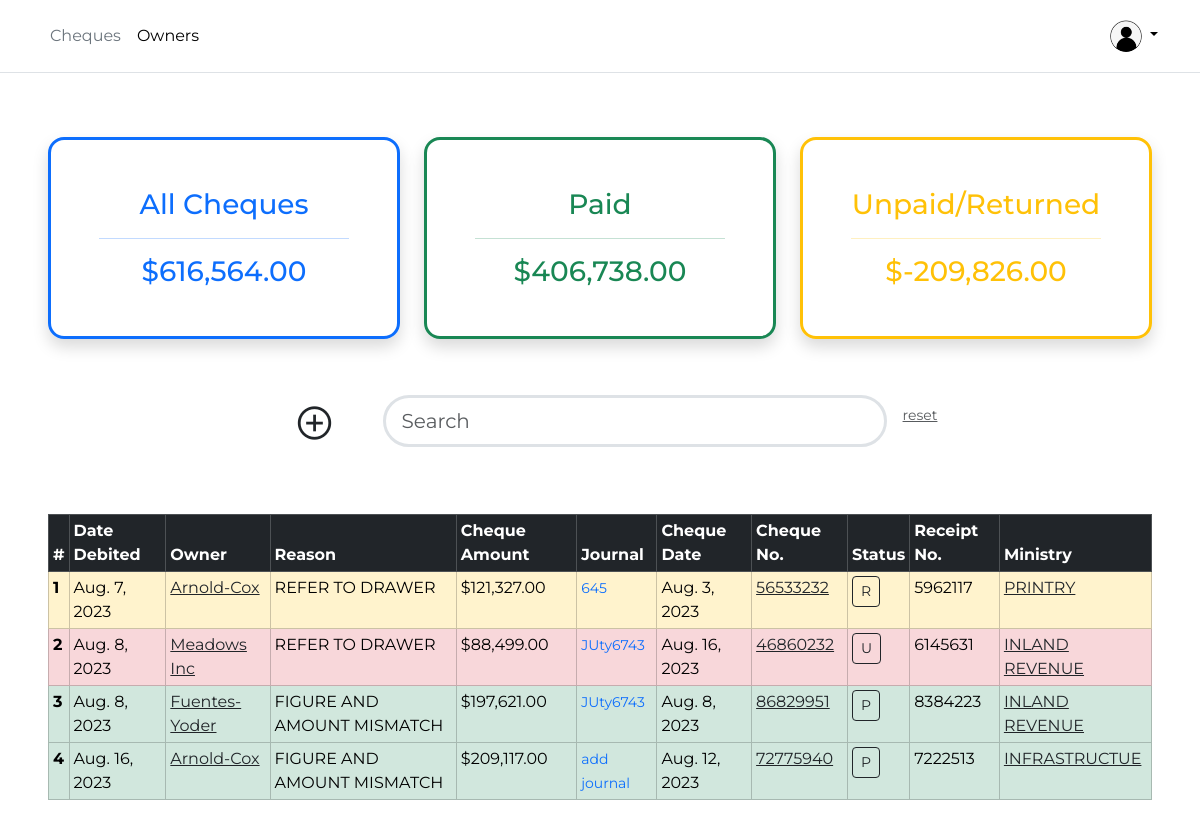
The app's page / (signed in) with its own data.
### users/models.py (models this page shows, shortened)
class User(AbstractUser):
    is_viewer = models.BooleanField(default=False)
    is_creator = models.BooleanField(default=True)
    is_supervisor = models.BooleanField(default=False)

class Profile(models.Model):
    GENDER_LIST = [
        ("F", "Female"),
        ("M", "Male"),
    ]
    user = models.OneToOneField(User, on_delete=models.CASCADE, related_name="profile")
    uid = models.UUIDField(default=uuid.uuid4, editable=False, unique=True)
    image = models.ImageField(
        blank=True,
        null=True,
        upload_to="profile_photos",
        default="default-avatarpng.png",
    )
    first_name = models.CharField(max_length=255)
    last_name = models.CharField(max_length=255, blank=True)
    gender = models.CharField(max_length=1, choices=GENDER_LIST)
    phone = models.CharField(max_length=25, null=True, default="+1")
    phone1 = models.CharField(max_length=25, blank=True)
    bio = models.TextField(blank=True)

### cheques/models.py (models this page shows, shortened)
class Cheque(models.Model):
    CHEQUE_STATUS = (
        ("P", "Paid"),
        ("U", "Unpaid"),
        ("R", "Returned"),
    )
    date_debited = models.DateField()
    owner = models.ForeignKey(Owner, on_delete=models.CASCADE, related_name="cheques")
    returned = models.ForeignKey(Returned, on_delete=models.CASCADE)
    chq_amount = models.DecimalField("cheque amount", max_digits=10, decimal_places=2)
    journal = models.CharField(max_length=255, blank=True)
    cheque_date = models.DateField()
    cheque_no = models.CharField("cheque number", max_length=255)
    cheque_status = models.CharField(
        max_length=1, choices=CHEQUE_STATUS, default=CHEQUE_STATUS[1][0], blank=True
    )
    ministry = models.ForeignKey(Ministry, on_delete=models.CASCADE)
    receipt_no = models.CharField("receipt number", max_length=255, blank=True)
    created_at = models.DateTimeField(auto_now_add=True)
    updated_at = models.DateTimeField(auto_now=True)
    created_by = models.ForeignKey(
        User,
        on_delete=models.PROTECT,
        related_name="cheques_created",
        null=True,
        blank=True,
    )
    updated_by = models.ForeignKey(
        User,
        on_delete=models.PROTECT,
        related_name="cheques_updated",
        blank=True,
        null=True,
    )
    class Meta:
        ordering = ("date_debited",)
    def get_absolute_url(self):
        return reverse("cheque-detail", kwargs={"pk": self.pk})

class Owner(models.Model):
    name = models.CharField(max_length=255)
    email = models.EmailField(blank=True)
    phone = models.CharField(max_length=255, blank=True)
    address = models.CharField(max_length=255, blank=True)
    address1 = models.CharField(max_length=255, blank=True)
    created_at = models.DateTimeField(auto_now_add=True)
    updated_at = models.DateTimeField(auto_now=True)
    class Meta:
        ordering = ["name"]
    def __str__(self):
        return self.name.title()

class Returned(models.Model):
    name = models.CharField(max_length=255)
    class Meta:
        verbose_name_plural = "returns"
    def __str__(self):
        return f"{self.name.upper()}"

class Ministry(models.Model):
    name = models.CharField(max_length=255)
    email = models.EmailField(blank=True)
    phone = models.CharField(max_length=255, blank=True)
    created_at = models.DateTimeField(auto_now_add=True)
    updated_at = models.DateTimeField(auto_now=True)
    class Meta:
        ordering = ["-created_at"]
        verbose_name_plural = "Ministries"
    def __str__(self):
        return self.name.upper()

### cheques/views.py (the view)
# urls.py: path("", ChequeListView.as_view(), name="cheque-list"),
class ChequeListView(LoginRequiredMixin, ListView):
    model = Cheque
    def get_context_data(self, **kwargs):
        context = super().get_context_data(**kwargs)
        all_cheques = Cheque.objects.all()
        paid_cheques = Cheque.objects.filter(cheque_status="P")
        total_amount = sum(cheque.chq_amount for cheque in all_cheques)
        paid_cheque_total_amount = sum(cheque.chq_amount for cheque in paid_cheques)
        context["total_amount"] = total_amount
        context["paid_cheque_total_amount"] = paid_cheque_total_amount
        context["form"] = ChequeAddJournalUpdateViewForm(initial={})
        return context
    def get_queryset(self):
        query = self.request.GET.get("cheques")
        if query:
            return Cheque.objects.filter(
                Q(owner__name__icontains=query)
                | Q(returned__name__icontains=query)
                | Q(cheque_no__icontains=query)
                | Q(ministry__name__icontains=query)
                | Q(receipt_no__icontains=query)
                | Q(receipt_no__icontains=query)
                | Q(chq_amount__icontains=query)
            ).distinct()
        else:
            return Cheque.objects.all()

### cheques/forms.py
class ChequeAddJournalUpdateViewForm(forms.ModelForm):
    class Meta:
        model = Cheque
        fields = ["journal"]

### cheques/templatetags/subtract.py (called while the page is built)
@register.filter
def subtract(value, arg):
    return value - arg

### templates/cheques/cheque_list.html (shortened to what this page needs)
{% extends 'base.html' %}
{% load humanize %}
{% load crispy_forms_tags %}
{% load subtract %}
{% block content %}
<div class="p-5">
    <div class="row">
        <div class="col">
            <div
                class="h3 border border-3 border-primary rounded-4 p-5 text-primary text-center shadow">
                <span title="total">All Cheques</span>
                <hr>
                <span>${{total_amount|intcomma}}</span>
            </div>
        </div>
        <div class="col">
            <div
                class="h3 border border-3 border-success rounded-4 p-5 text-success text-center shadow">
                <span title="paid">
                    Paid
                </span>
                <hr>
                <span>${{paid_cheque_total_amount|intcomma}}</span>
            </div>
        </div>
        <div class="col">
            <div
                class="h3 border border-3 border-warning rounded-4 p-5 text-warning text-center shadow">
                <span title="unpaid">Unpaid/Returned</span>
                <hr>
                <span>
                    ${{paid_cheque_total_amount|subtract:total_amount|intcomma}}</span>
            </div>
        </div>
    </div>
    <div class="d-flex justify-content-center p-5">
        <div class="mx-5 pt-2">
            <a title="add cheque"
                class="text-decoration-none text-dark"
                href="{% url 'cheque-create' %}">
                <span class="material-symbols-outlined fs-1">
                </span>
            </a>
        </div>
        <div class="col-lg-6">
            <form action=""
                method="get">
                <input type="search"
                    class="form-control form-control-lg border border-3 rounded-pill"
                    autofocus="autofocus"
                    placeholder="Search"
                    name="cheques"
                    id="cheque_id_id">
            </form>
        </div>
        <div class="mx-3 pt-2">
            <a class="small text-muted"
                href="/">reset</a>
        </div>
    </div>
    <div class="table-responsive">
        <table class="mt-3 table table-sm table-hover table-bordered">
            <thead>
                <tr class="table-dark">
                    <th scope="col">#</th>
                    <th scope="col">Date Debited</th>
                    <th scope="col">Owner</th>
                    <th scope="col">Reason</th>
                    <th scope="col">Cheque Amount</th>
                    <th scope="col">Journal</th>
                    <th scope="col">Cheque Date</th>
                    <th scope="col">Cheque No.</th>
                    <th scope="col">Status</th>
                    <th scope="col">Receipt No.</th>
                    <th scope="col">Ministry</th>
                </tr>
            </thead>
            <tbody>
                {% for ob in object_list %}
                <tr {% if ob.cheque_status == 'P' %}
                    class="table-success"
                    {% elif ob.cheque_status == 'U' %}
                    class="table-danger"
                    {% else %}
                    class="table-warning"
                    {% endif %}>
                    <th scope="row">{{forloop.counter}}</th>
                    <td>{{ob.date_debited}}</td>
                    <td><a class="text-dark"
                            href="{% url 'owner-detail' ob.owner.pk %}">{{ob.owner}}</a>
                    </td>
                    <td>{{ob.returned|upper}}</td>
                    <td>${{ob.chq_amount|intcomma}}</td>
                    <td><a class="text-decoration-none small"
                            data-bs-toggle="modal"
                            data-bs-target="#exampleModal{{ob.pk}}"
                            href="{% url 'cheque-update-journal' ob.pk %}">
                            {{ob.journal|default:"add journal"}}</a></td>
                    <td>{{ob.cheque_date}}</td>
                    <td><a class="text-dark"
                            href="{{ ob.get_absolute_url }}">{{ob.cheque_no}}</a>
                    </td>
                    {% if ob.cheque_status == 'P' %}
                    <td><a title="paid"
                            class="btn btn-sm btn-outline-dark"
                            href="{% url 'cheque-returned' ob.pk %}">{{ob.cheque_status}}</a>
                    </td>
                    {% elif ob.cheque_status == 'R' %}
                    <td><a title="returned"
                            class="btn btn-sm btn-outline-dark"
                            href="{% url 'cheque-paid' ob.pk %}">{{ob.cheque_status}}</a>
                    </td>
                    {% elif ob.cheque_status == 'U' %}
                    <td><a title="unpaid"
                            class="btn btn-sm btn-outline-dark"
                            href="{% url 'cheque-returned' ob.pk %}">{{ob.cheque_status}}</a>
                    </td>
                    {% endif %}
                    <td>{{ob.receipt_no}}</td>
                    <td><a class="text-dark"
                            href="">{{ob.ministry|upper}}</a></td>
                </tr>
                {% endfor %}
            </tbody>
        </table>
    </div>
</div>
{% endblock content %}

### templates/base.html (shortened to what this page needs)
<!doctype html>
<html lang="en">
<head>
    <link
        href="https://cdn.jsdelivr.net/npm/bootstrap@5.3.1/dist/css/bootstrap.min.css"
        rel="stylesheet"
>
    <link
        href="https://cdn.jsdelivr.net/npm/select2@4.1.0-rc.0/dist/css/select2.min.css"
        rel="stylesheet" />
</head>
<body>
    {% include 'nav-bar.html' %}
    {% block content %}
    {% endblock content %}
</body>
</html>

### templates/nav-bar.html (shortened to what this page needs)
<header class="p-3 mb-3 border-bottom">
  <div class="container">
    <div
      class="d-flex flex-wrap align-items-center justify-content-center justify-content-lg-start">
      <ul
        class="nav col-12 col-lg-auto me-lg-auto mb-2 justify-content-center mb-md-0">
        <li><a href="{% url 'cheque-list' %}"
            class="nav-link px-2 link-secondary">Cheques</a></li>
        <li><a href="{% url 'owner-list' %}"
            class="nav-link px-2 link-body-emphasis">Owners</a></li>
      </ul>
      <div class="dropdown text-end">
        <a href="#"
          class="d-block link-body-emphasis text-decoration-none dropdown-toggle"
          data-bs-toggle="dropdown"
          aria-expanded="false">
          <img src="{{ request.user.profile.image.url }}"
            alt="mdo"
            width="32"
            height="32"
            class="rounded-circle">
        </a>
      </div>
    </div>
  </div>
</header>

### templates/base.html (style rules this page uses)
html, body { font-family: 'Montserrat', sans-serif; }

### records on screen
User: user.profile.image (placeholder picture)
Cheque: date_debited "Aug. 7, 2023", owner "Arnold-Cox", returned "REFER TO DRAWER", chq_amount "121,327.00", journal "645", cheque_date "Aug. 3, 2023", cheque_no "56533232", cheque_status "R", receipt_no "5962117", ministry "PRINTRY"
Cheque: date_debited "Aug. 8, 2023", owner "Meadows Inc", returned "REFER TO DRAWER", chq_amount "88,499.00", journal "JUty6743", cheque_date "Aug. 16, 2023", cheque_no "46860232", cheque_status "U", receipt_no "6145631", ministry "INLAND REVENUE"
Cheque: date_debited "Aug. 8, 2023", owner "Fuentes-Yoder", returned "FIGURE AND AMOUNT MISMATCH", chq_amount "197,621.00", journal "JUty6743", cheque_date "Aug. 8, 2023", cheque_no "86829951", cheque_status "P", receipt_no "8384223", ministry "INLAND REVENUE"
Cheque: date_debited "Aug. 16, 2023", owner "Arnold-Cox", returned "FIGURE AND AMOUNT MISMATCH", chq_amount "209,117.00", journal "add journal", cheque_date "Aug. 12, 2023", cheque_no "72775940", cheque_status "P", receipt_no "7222513", ministry "INFRASTRUCTUE"

### other values on screen
{{ total_amount|intcomma }} "616,564.00"
{{ paid_cheque_total_amount|intcomma }} "406,738.00"
{{ paid_cheque_total_amount|subtract:total_amount|intcomma }} "-209,826.00"
